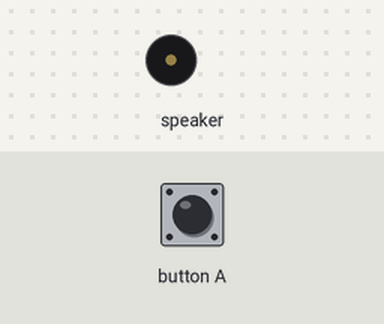
Simulated run of this program. Board: Calliope mini (MakeCode). On the bench: buzzer (waves = sounding). The test bench sets the inputs (shaded band).

Above: at 1.2 s.
1.3 s: button A pressed for 0.15 s
At 2.3 s:
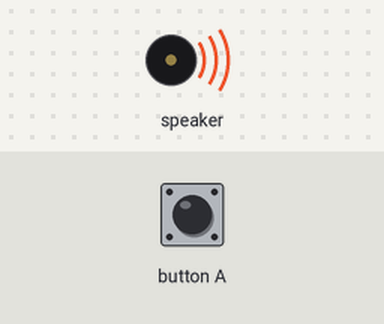
Timing chart, 0 to 10.4 s (numbered marks = the images above; inputs shaded):
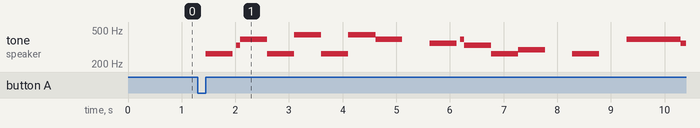

The program:

main.ts
```typescript
input.onButtonEvent(Button.A, input.buttonEventClick(), function () {
    music.playTone(262, music.beat(BeatFraction.Whole))
    music.rest(music.beat(BeatFraction.Eighth))
    music.playTone(330, music.beat(BeatFraction.Eighth))
    music.playMelody("G C A C A G - F ", 120)
    music.rest(music.beat(BeatFraction.Eighth))
    music.playTone(392, music.beat(BeatFraction.Eighth))
    music.playMelody("E C D - C - G G ", 120)
    music.playMelody("F F E G E D - G ", 120)
    music.playMelody("G F F E G E D - ", 120)
    music.playTone(262, music.beat(BeatFraction.Whole))
    music.rest(music.beat(BeatFraction.Eighth))
    music.playTone(330, music.beat(BeatFraction.Eighth))
    music.playTone(392, music.beat(BeatFraction.Whole))
    music.playTone(262, music.beat(BeatFraction.Whole))
    music.playTone(440, music.beat(BeatFraction.Whole))
    music.playTone(262, music.beat(BeatFraction.Eighth))
    music.playTone(440, music.beat(BeatFraction.Eighth))
    music.playTone(392, music.beat(BeatFraction.Whole))
    music.rest(music.beat(BeatFraction.Whole))
    music.playTone(349, music.beat(BeatFraction.Whole))
    music.rest(music.beat(BeatFraction.Eighth))
    music.playTone(392, music.beat(BeatFraction.Eighth))
    music.playTone(330, music.beat(BeatFraction.Whole))
    music.playTone(262, music.beat(BeatFraction.Whole))
    music.playTone(294, music.beat(BeatFraction.Whole))
    music.rest(music.beat(BeatFraction.Whole))
    music.playTone(262, music.beat(BeatFraction.Whole))
    music.rest(music.beat(BeatFraction.Whole))
})
```

test.ts
```typescript
// Hier kann man Tests durchführen; diese Datei wird nicht kompiliert, wenn dieses Paket als Erweiterung verwendet wird.
```

Measured:
- after the input at 1.3 s, tone on speaker: plays 262 Hz for 0.50 s, 330 Hz for 0.07 s, 392 Hz for 0.51 s, 262 Hz for 0.51 s, 440 Hz for 0.51 s, 262 Hz for 0.51 s … (16 notes in this stretch), starting after 0.15 s
